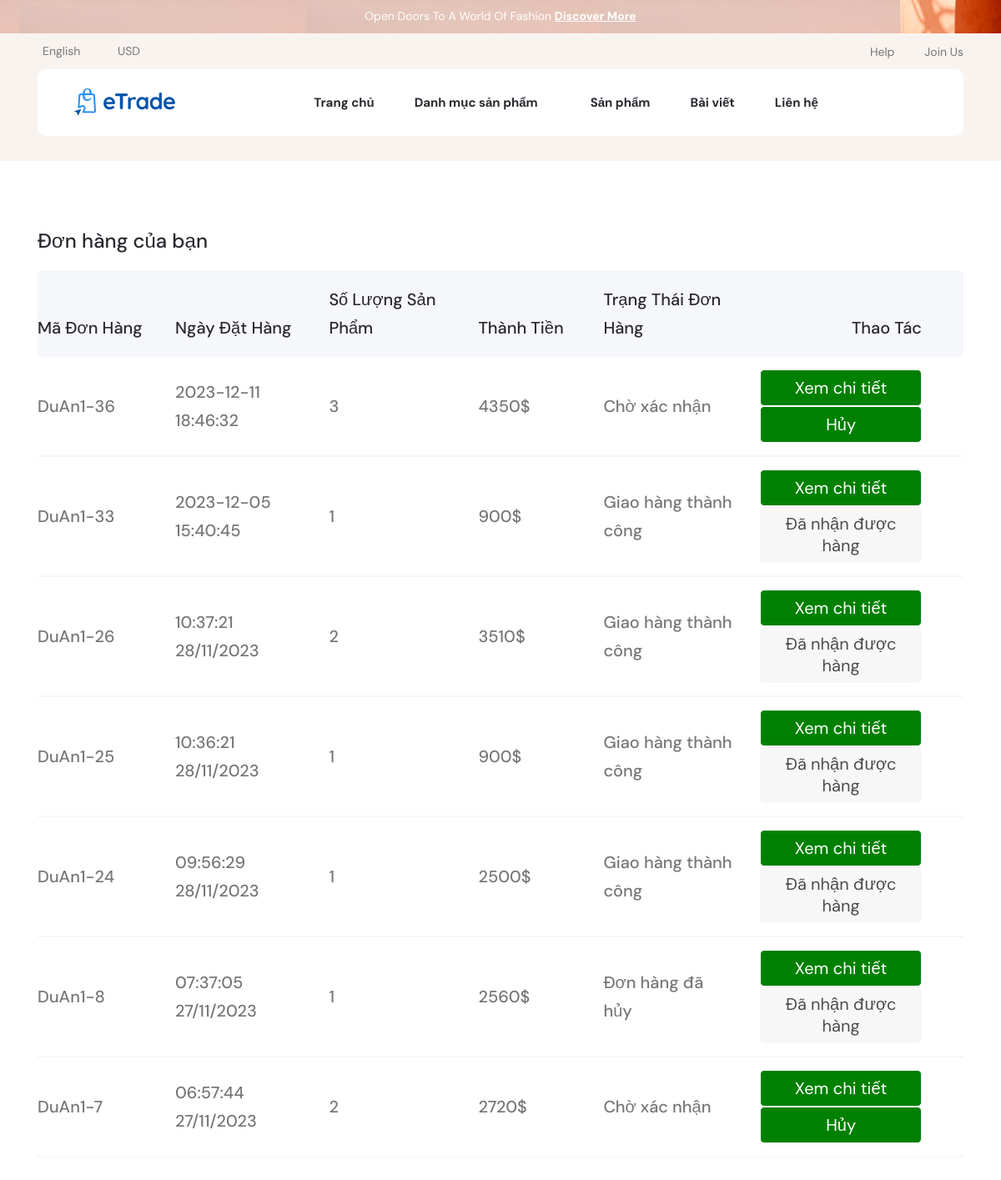
Screenshot of /index.php?act=donhang (signed in) with the database file from the repository.
### tables this page shows
CREATE TABLE `hoa_don` (
  `id` int(10) NOT NULL,
  `id_nguoi_nhan` int(10) NOT NULL,
  `ten_nguoi_nhan` varchar(255) NOT NULL,
  `email_nguoi_nhan` varchar(255) NOT NULL,
  `sdt_nguoi_nhan` varchar(20) NOT NULL,
  `dia_chi_nguoi_nhan` varchar(255) NOT NULL,
  `ngay_dat_hang` varchar(255) NOT NULL,
  `tong_tien` int(10) NOT NULL,
  `pt_thanh_toan` tinyint(1) NOT NULL,
  `trang_thai` tinyint(1) NOT NULL DEFAULT 0
);

### index.php (called while the page is built)
<?php
   include "controllers/ClientController/client.php";
    ?>

### model/pdo.php (called while the page is built, shortened)
<?php
function pdo_get_connection(){
    $dburl = "mysql:host=localhost;dbname=du_an_1;charset=utf8";
    $username = 'root';
    $password = '';
    $conn = new PDO($dburl, $username, $password);
    $conn->setAttribute(PDO::ATTR_ERRMODE, PDO::ERRMODE_EXCEPTION);
    return $conn;
}
function pdo_query($sql){
    $sql_args = array_slice(func_get_args(), 1);
    try{
        $conn = pdo_get_connection();
        $stmt = $conn->prepare($sql);
        $stmt->execute($sql_args);
        $rows = $stmt->fetchAll();
        return $rows;
    }
    catch(PDOException $e){
        throw $e;
    }
    finally{
        unset($conn);
    }
}

### model/ClientModel/client.php (called while the page is built, shortened)
<?php
function load_all_cart_count($idbill)
{
    $sql = "SELECT * FROM hoa_don_chi_tiet Where id_don_hang ='$idbill' ";
    $bill = pdo_query($sql);
    return count($bill);
}
function load_all_bill($iduser)
{
    $sql = "SELECT * FROM hoa_don Where 1";
    if ($iduser > 0) {
        $sql .= " AND id_nguoi_nhan ='$iduser' ";
    }
    $sql .= " order by id desc";
    $listbill = pdo_query($sql);
    return $listbill;
}
function get_ttdh($n)
{
    switch ($n) {
        case '0':
            $tt = "Chờ xác nhận";
            break;
        case '4':
            $tt = "Giao hàng thành công";
            break;
        case '5':
            $tt = "Đơn hàng đã hủy";
            break;
    }
    return $tt;
}

### views/Client/layout/quanlygiohang/donhang.php (the view, shortened to what this page needs)
<body class="sticky-header">
    <header class="header axil-header header-style-1">
        <div class="header-top-campaign">
            <div class="container position-relative">
                <div class="campaign-content">
                    <p>Open Doors To A World Of Fashion <a href="#">Discover More</a></p>
                </div>
            </div>
            <button class="remove-campaign"><i class="fal fa-times"></i></button>
        </div>
        <div class="axil-header-top">
            <div class="container">
                <div class="row align-items-center">
                    <div class="col-sm-6">
                        <div class="header-top-dropdown">
                            <div class="dropdown">
                                <button class="dropdown-toggle" type="button" data-bs-toggle="dropdown" aria-expanded="false">
                                    English
                                </button>
                            </div>
                            <div class="dropdown">
                                <button class="dropdown-toggle" type="button" data-bs-toggle="dropdown" aria-expanded="false">
                                    USD
                                </button>
                            </div>
                        </div>
                    </div>
                    <div class="col-sm-6">
                        <div class="header-top-link">
                            <ul class="quick-link">
                                <li><a href="#">Help</a></li>
                                <li><a href="sign-up.html">Join Us</a></li>
                            </ul>
                        </div>
                    </div>
                </div>
            </div>
        </div>
        <div class="axil-mainmenu">
            <div class="container">
                <div class="header-navbar">
                    <div class="header-brand">
                        <a href="index.php" class="logo logo-dark">
                            <img src="views/Client/assets/images/logo/logo.png" alt="Site Logo">
                        </a>
                    </div>
                    <div class="header-main-nav">
                        <nav class="mainmenu-nav">
                            <ul class="mainmenu">
                                <li><a href="index.php?">Trang chủ</a></li>
                                <li class="menu-item-has-children">
                                    <a href="#">Danh mục sản phẩm</a>
                                </li>
                                <li><a href="index.php?act=allsanpham">Sản phẩm</a></li>
                                <li><a href="index.php?act=baiviet">Bài viết</a></li>
                                <li><a href="index.php?act=lienhe">Liên hệ</a></li>
                            </ul>
                        </nav>
                    </div>
                </div>
            </div>
        </div>
    </header>
    <main class="main-wrapper">
        <div class="axil-product-cart-area axil-section-gap">
            <div class="container">
                <div class="axil-product-cart-wrap">
                    <div class="product-table-heading">
                        <h4 class="title">Đơn hàng của bạn</h4>
                    </div>
                    <div class="table-responsive">
                        <table class="table axil-product-table axil-cart-table mb--40">
                            <thead>
                    <tr>
                        <th scope="col" class="product-quantity">Mã đơn hàng</th>
                        <th scope="col" class="product-quantity">Ngày đặt hàng</th>
                        <th scope="col" class="product-quantity">Số lượng sản phẩm</th>
                        <th scope="col" class="product-quantity">Thành tiền</th>
                        <th scope="col" class="product-quantity">Trạng thái đơn hàng</th>
                        <th scope="col" class="product-quantity">Thao tác</th>
                    </tr>
                </thead>
                <tbody>
                        <?php
                                if (is_array($listbill)) {
                                    foreach ($listbill as $bill) {
                                        extract($bill);
                                        $ttdh = get_ttdh($bill['trang_thai']);
                                        if($bill['trang_thai'] == 3){
                                            $a = '<a href="index.php?act=update&id=' . $bill['id'] . '"><button class="button" >Đã nhận được hàng</button></a>';
                                        }elseif($bill['trang_thai'] == 0){
                                            $a = '<a href="index.php?act=huydh&id=' . $bill['id'] . '"><button class="button" >Hủy</button></a>';
                                        }else{
                                            $a = '<a href="index.php?act=update&id=' . $bill['id'] . '"><button class="btnn" disabled >Đã nhận được hàng</button></a>';
                                        }
                                        $count = load_all_cart_count($bill['id']);
                                        echo '
                                        <tr>
                                    <td class="product-subtotal" data-title="Subtotal">DuAn1-' . $bill['id'] . '</td>
                                    <td class="product-subtotal" data-title="Subtotal">' . $bill['ngay_dat_hang'] . '</td>
                                    <td class="product-subtotal" data-title="Subtotal">' . $count . '</td>
                                    <td class="product-subtotal" data-title="Subtotal">' . $bill['tong_tien'] . '$</td>
                                    <td class="product-subtotal" data-title="Subtotal">' . $ttdh . '</td>
                                    <td class="product-subtotal" data-title="Subtotal">
                                    <a href="index.php?act=donhangchitiet&id=' . $bill['id'] . '"><button class="button">Xem chi tiết</button></a>
                                    '.$a.'
                                    </td>
                                    </tr>
                                    ';
                                }
                            }
                            ?>
                        </tbody>
                            </table>
                    </div>
                </div>
            </div>
        </div>
    </main>
</body>

### views/Client/layout/header.php (shortened to what this page needs)
<!doctype html>
<html class="no-js" lang="en">
<head>
    <link rel="stylesheet" href="views/Client/assets/css/style.min.css">
    <link rel="stylesheet" href="views/Client/assets/css/vendor/base.css">
    <link rel="stylesheet" href="views/Client/assets/css/vendor/bootstrap.min.css">
    <link rel="stylesheet" href="views/Client/assets/css/vendor/font-awesome.css">
    <link rel="stylesheet" href="views/Client/assets/css/vendor/jquery-ui.min.css">
    <link rel="stylesheet" href="views/Client/assets/css/vendor/magnific-popup.css">
    <link rel="stylesheet" href="views/Client/assets/css/vendor/sal.css">
    <link rel="stylesheet" href="views/Client/assets/css/vendor/slick-theme.css">
    <link rel="stylesheet" href="views/Client/assets/css/vendor/slick.css">
    <link rel="stylesheet" href="views/Client/assets/css/vendor/bootstrap.min.css">
    <link rel="stylesheet" href="views/Client/assets/css/vendor/font-awesome.css">
    <link rel="stylesheet" href="views/Client/assets/css/vendor/flaticon/flaticon.css">
    <link rel="stylesheet" href="views/Client/assets/css/vendor/slick.css">
    <link rel="stylesheet" href="views/Client/assets/css/vendor/slick-theme.css">
    <link rel="stylesheet" href="views/Client/assets/css/vendor/jquery-ui.min.css">
    <link rel="stylesheet" href="views/Client/assets/css/vendor/sal.css">
    <link rel="stylesheet" href="views/Client/assets/css/vendor/magnific-popup.css">
    <link rel="stylesheet" href="views/Client/assets/css/vendor/base.css">
    <link rel="stylesheet" href="views/Client/assets/css/style.min.css">
</head>

### controllers/ClientController/client.php (shortened to what this page needs)
<?php
include "model/pdo.php";
include "model/ClientModel/client.php";
include "views/Client/layout/header.php";
if (isset($_GET['act'])) {
    $act = $_GET['act'];
    switch ($act) {
        case 'donhang':
            $listbill = load_all_bill($_SESSION['tai_khoan']['id']);
            include "views/Client/layout/quanlygiohang/donhang.php";
            break;
    }
} else {
    include "views/Client/layout/home.php";
    include "views/Client/layout/footer.php";
}

### views/Client/layout/quanlygiohang/donhang.php (style rules this page uses)
.button { color: white; padding: 8px; border: 1px solid; background-color: green; border-radius: 5px 5px 5px 5px; }
.btnn { color: black; padding: 8px; background-color: whitesmoke; border-radius: 5px 5px 5px 5px; opacity: 0.7; }

### rows the page displays
hoa_don: id "36", ngay_dat_hang "2023-12-11 18:46:32", count "3", tong_tien "4350", trang_thai "Chờ xác nhận"
hoa_don: id "33", ngay_dat_hang "2023-12-05 15:40:45", count "1", tong_tien "900", trang_thai "Giao hàng thành công"
hoa_don: id "26", ngay_dat_hang "10:37:21 28/11/2023", count "2", tong_tien "3510", trang_thai "Giao hàng thành công"
hoa_don: id "25", ngay_dat_hang "10:36:21 28/11/2023", count "1", tong_tien "900", trang_thai "Giao hàng thành công"
hoa_don: id "24", ngay_dat_hang "09:56:29 28/11/2023", count "1", tong_tien "2500", trang_thai "Giao hàng thành công"
hoa_don: id "8", ngay_dat_hang "07:37:05 27/11/2023", count "1", tong_tien "2560", trang_thai "Đơn hàng đã hủy"
hoa_don: id "7", ngay_dat_hang "06:57:44 27/11/2023", count "2", tong_tien "2720", trang_thai "Chờ xác nhận"
